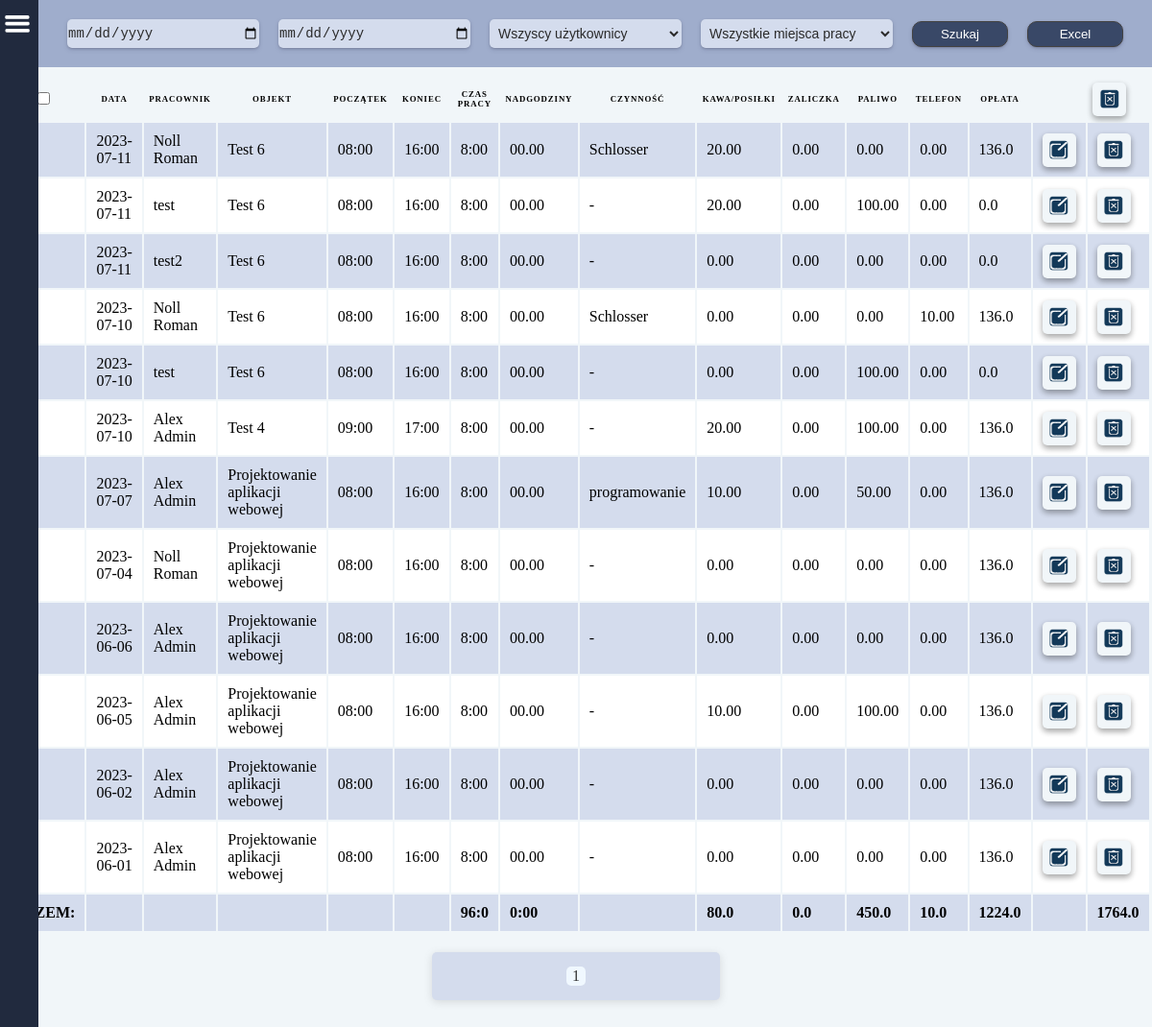
Page /raports/ (signed in) on the committed database.
### main/models.py (models this page shows, shortened)
class Work(models.Model):
    date = models.CharField(
        null=False,
        default='00-00-00',
        max_length=8,
        verbose_name='Data',
    )
    username = models.CharField(
        null=True,
        max_length=125,
        verbose_name='Imię użytkownika',
    )
    timestart = models.CharField(
        null=False,
        default='00:00',
        max_length=5,
        verbose_name='Początek',
    )
    timefinish = models.CharField(
        null=False,
        default='00:00',
        max_length=5,
        verbose_name='Koniec',
    )
    diff_time = models.CharField(
        null=True,
        default='00:00',
        max_length=5,
        verbose_name='Czas pracy',
    )
    over_time = models.CharField(
        null=True,
        default='00:00',
        max_length=5,
        verbose_name='Nadgodziny',
    )
    sum_time_sec = models.FloatField(
        null=True,
        default=0.00,
        verbose_name='Czas pracy razem',
    )
    sum_over_time_sec = models.CharField(
        null=True,
        default='00:00',
        max_length=5,
        verbose_name='Nadgodziny',
    )
    work_object = models.CharField(
        null=True,
        max_length=100,
        verbose_name='Miejsce pracy',
    )
    work_type = models.CharField(
        null=True,
        max_length=100,
        verbose_name='Czynność',
    )
    coffee_food = models.CharField(
        null=True,
        max_length=100,
        verbose_name='Kawa/Posiłki',
    )
    fuel = models.CharField(
        null=True,
        max_length=100,
        verbose_name='Paliwo',
    )
    prepayment = models.CharField(
        null=True,
        max_length=100,
        verbose_name='Zaliczka',
    )
    phone_costs = models.CharField(
        null=True,
        max_length=100,
        verbose_name='Telefon',
    )
    payment = models.CharField(
        null=True,
        default=0.00,
        max_length=100,
        verbose_name='Kwota',
    )
    payment_hour = models.FloatField(
        default=0,
        verbose_name='Stawka za godzinę',
    )
    user = models.ManyToManyField(
        CustomUser,
    )
    work_objects = models.ManyToManyField(
        'WorkObject'
    )

### main/views.py (the view, shortened to what this page needs)
# urls.py: path('raports/', raports, name='raports'),
def raports(request):
    if request.user.is_superuser:
        works = Work.objects.prefetch_related(Prefetch('user')).order_by('-date')
        work_objects = WorkObject.objects.all()
    else:
        works = Work.objects.prefetch_related(Prefetch('user')).filter(user=request.user).order_by('-date')
        work_objects = WorkObject.objects.filter(user=request.user)
    users = CustomUser.objects.all().values('id', 'username')
    if request.user.is_superuser:
        total_coffee_food = Work.objects.all().aggregate(total_coffee_food=Sum('coffee_food'))['total_coffee_food']
        total_fuel = Work.objects.all().aggregate(total_fuel=Sum('fuel'))['total_fuel']
        total_prepayment = Work.objects.all().aggregate(total_prepayment=Sum('prepayment'))['total_prepayment']
        total_phone_costs = Work.objects.all().aggregate(total_phone_costs=Sum('phone_costs'))['total_phone_costs']
        total_payment = Work.objects.all().aggregate(total_payment=Sum('payment'))['total_payment']
        total_sum_time_sec = Work.objects.all().aggregate(total_sum_time_sec=Sum('sum_time_sec'))['total_sum_time_sec']
        total_sum_over_time_sec = Work.objects.all().aggregate(total_sum_over_time_sec=Sum('sum_over_time_sec'))['total_sum_over_time_sec']
        if total_sum_time_sec:
            total_hours = total_sum_time_sec // 3600
            total_sec = total_sum_time_sec % 3600
            total_min = total_sec // 60
            total_work_time = f'{int(total_hours)}:{int(total_min)}'
        else:
            total_work_time = '0:00'
        if total_sum_over_time_sec:
            total_hours = total_sum_over_time_sec // 3600
            total_sec = total_sum_over_time_sec % 3600
            total_min = total_sec // 60
            if total_min < 10 or total_min == 0.0:
                total_work_over_time = f'{int(total_hours)}:0{int(total_min)}'
            else:
                total_work_over_time = f'{int(total_hours)}:{int(total_min)}'
        else:
            total_work_over_time = '0:00'
    paginator = Paginator(works, 35)
    page_number = request.GET.get('page')
    page_obj = paginator.get_page(page_number)
    works = Work.objects.values_list('username')
    users_list = set()
    users_list = {wo[0] for wo in works}
    if any(element is not None for element in [total_payment, total_phone_costs, total_fuel, total_coffee_food]):
        total = total_payment + total_phone_costs + total_fuel + total_coffee_food
    else:
        total = '0:00'
        total_payment = '0:00'
        total_phone_costs = '0:00'
        total_fuel = '0:00'
        total_coffee_food = '0:00'
    context = {
        'works': works,
        'users': users,
        'work_objects': work_objects,
        'total_coffee_food': total_coffee_food,
        'total_fuel': total_fuel,
        'total_prepayment': total_prepayment,
        'total_phone_costs': total_phone_costs,
        'total_payment': total_payment,
        'total_work_time': total_work_time,
        'total_work_over_time': total_work_over_time,
        'page_obj': page_obj,
        'users_list': users_list,
        'total': total,
    }
    return render(request, 'raports.html', context)

### main/models.py (called while the page is built)
    def __str__(self):
        return str(self.id)

### main/templatetags/vacation_requests.py (called while the page is built)
@register.simple_tag
def request_quantity():
    reqs = VacationRequest.objects.all().order_by('-v_request__id')
    count = 0
    for r in reqs:
        if r.v_request.consideration is True:
            count += 1
    return count

### main/templates/raports.html (shortened to what this page needs)
{% extends 'base.html' %}
{% load static %}
    {% block content %}
    <div class="page-container">
        <div class="filter-container">
            <form method="POST" id="formRaport">
                <input class="input_" name="sorted_from" id="datetimepicker" type="date" value="date">
                <input class="input_" name="sorted_to" id="datetimepicker" type="date" value="date">
                {% if request.user.is_superuser %}
                    <select class="input_"  name="user" placeholder="Pracownicy">
                        <option value="">Wszyscy użytkownicy</option>
                    </select>
                {% else %}
                    <select class="input_"  name="user" placeholder="Pracownik">
                        <option value="{{user.username}}">{{user.username}}</option>
                    </select>
                {% endif %}
                <select class="input_"  name="work_object">
                    <option value="">Wszystkie miejsca pracy</option>
                </select>
                <button class="btn" type="submit" id="searchRaport"><p class="btn-title">Szukaj</p></button>
                <button class="btn" id="excelRaport" onclick="excel(event)">
                    <p class="btn-title">Excel</p>
                </button>
            </form>
        </div>
        <div class="container">
            <table id="raportsTable">
                <form method="POST">
                <thead>
                    <tr>
                        <th>
                            <input type="checkbox" onclick="checkAll()">
                        </th>
                        <th>Data</th>
                        <th>Pracownik</th>
                        <th>Objekt</th>
                        <th>Początek</th>
                        <th>Koniec</th>
                        <th>Czas pracy</th>
                        <th>Nadgodziny</th>
                        <th>Czynność</th>
                        <th>Kawa/Posiłki</th>
                        <th>Zaliczka</th>
                        <th>Paliwo</th>
                        <th>Telefon</th>
                        <th>Opłata</th>
                        <th></th>
                        <th>
                            <div class="label_img">
                                <input type="image" src="{% static 'images/delete.png' %}" width="20" height="20">
                            </div>
                        </th>
                    </tr>
                </thead>
                {% for work in page_obj %}
                    <tr>
                        <td>
                        </td>
                        <td class="nch" data-label="Data">{{work.date}}</td>
                        <td data-label="Pracownik">{{work.username}}</td>
                        <td class="ch" data-label="Objekt">{{work.work_object}}</td>
                        <td class="nch" data-label="Początek">{{work.timestart}}</td>
                        <td class="ch" data-label="Koniec">{{work.timefinish}}</td>
                        <td class="nch" data-label="Czas pracy">{{work.diff_time}}</td>
                        <td class="ch" data-label="Nadgodziny">{{work.over_time}}</td>
                        {% if work.work_type %}
                            <td class="odd" data-label="Czynność">{{work.work_type}}</td>
                        {% else %}
                            <td class="odd" data-label="Czynność"> - </td>
                        {% endif %}
                        <td class="nch" data-label="Kawa/Posiłki">{{work.coffee_food}}</td>
                        <td class="ch" data-label="Zaliczka">{{work.prepayment}}</td>
                        <td class="nch" data-label="Paliwo">{{work.fuel}}</td>
                        <td class="ch" data-label="Telefon">{{work.phone_costs}}</td>
                        <td class="nch" data-label="Opłata">{{work.payment}}</td>
                            <td class="ch">
                                <a class="label_img" href="{% url 'update_user_work' work.pk %}" >
                                    <img src="{% static 'images/edit.png' %}" width="20" height="20">
                                </a>
                            </td>
                            <td class="nch">
                                <a class="label_img" href="{% url 'deleteUserWorkQuastion' work.pk %}">
                                    <img src="{% static 'images/delete.png' %}" width="20" height="20">
                                </a>
                            </td>
                    </tr>
                {% endfor %}
                    <tr>
                        <td class="total">
                            <b>RAZEM:</b>
                        </td>
                        <td class="total"></td>
                        <td class="total"></td>
                        <td class="total"></td>
                        <td class="total"></td>
                        <td class="total"></td>
                        <td data-label="Czas pracy">
                            <b>{{total_work_time}}</b>
                        </td>
                        <td data-label="Nadgodziny">
                            <b>{{total_work_over_time}}</b>
                        </td>
                        <td class="total"></td>
                        <td data-label="Kawa/Posiłki">
                            <b>{{total_coffee_food}}</b>
                        </td>
                        <td data-label="Zaliczka">
                            <b>{{total_prepayment}}</b>
                        </td>
                        <td data-label="Paliwo">
                            <b>{{total_fuel}}</b>
                        </td>
                        <td data-label="Telefon">
                            <b>{{total_phone_costs}}</b>
                        </td>
                        <td data-label="Opłata">
                            <b>{{total_payment}}</b>
                        </td>
                        <td></td>
                        <td data-label="RAZEM">
                            <b>{{ total }}</b>
                        </td>
                    </tr>
                </form>
            </table>
            <div class="pagination">
                <span class="step-links">
                    <span class="current-page"><p>{{ page_obj.number }}</p></span>
                </span>
            </div>
        </div>
    </div>
    {% endblock %}

### static/css/base.css (style rules this page uses)
:root { --btn-bg-color: #394867; --border: 1px solid #434242; --main-bg-color: #F1F6F9; --header-bg-color: #212A3E; --input-bg-color: #d4dced; --title-bg-color: #9fadcc; --text-color: white; --height: 100%; --width: 100%; }
.container { display: flex; flex-direction: column; padding: 8px; overflow-y: scroll; }
table tr { border: 1px solid #ddd; padding: .25em; }
table th, table td { padding: .625em; }
table th { font-size: .55em; letter-spacing: .1em; text-transform: uppercase; }
tr:nth-child(odd) td { background-color: #d4dced; }
tr:nth-child(even) td { background-color: white; }
.filter-container { display: flex; flex-direction: row; align-items: center; justify-content: center; width: 100vw; padding: 10px; margin-left: 40px; background-color: var(--title-bg-color); }
.page-container { display: flex; flex-direction: column; align-items: center; justify-content: center; height: 100%; background-color: var(--main-bg-color); }
.label_img { display: flex; justify-content: center; align-items: center; width: 35px; height: 35px; border-radius: 5px; background-color: var(--main-bg-color); box-shadow: rgba(0, 0, 0, 0.16) 0px 3px 6px, rgba(0, 0, 0, 0.23) 0px 3px 6px; cursor: pointer; }
.input_ { background-color: var(--input-bg-color); color: #2a2a2a; border-radius: 5px; border: transparent; width: 200px; height: 30px; font-size: 14px; margin: 10px; cursor: pointer; box-shadow: rgba(50, 50, 93, 0.25) 0px 2px 5px -1px, rgba(0, 0, 0, 0.3) 0px 1px 3px -1px; }
select { background-color: var(--input-bg-color); color: #2a2a2a; border-radius: 5px; border: transparent; width: 200px; height: 30px; font-size: 14px; padding-left: 5px; cursor: pointer; box-shadow: rgba(50, 50, 93, 0.25) 0px 2px 5px -1px, rgba(0, 0, 0, 0.3) 0px 1px 3px -1px; }
.btn { padding: 5px; margin: 10px; background-color: var(--btn-bg-color); border: var(--border); border-radius: 10px; cursor: pointer; width: 100px; box-shadow: rgba(50, 50, 93, 0.25) 0px 2px 5px -1px, rgba(0, 0, 0, 0.3) 0px 1px 3px -1px; }
a { color: var(--text-color); text-decoration: none; }
.btn-title { color: var(--text-color); text-decoration: none; text-align: center; }

### static/css/login.css (style rules this page uses)
* { margin: 0; padding: 0; }

### static/css/pagination.css (style rules this page uses)
.pagination { display: flex; justify-content: center; align-items: center; padding: 20px; }
.step-links { display: flex; justify-content: space-around; align-items: center; width: 300px; height: 50px; background-color: var(--input-bg-color); border-radius: 5px; box-shadow: rgba(99, 99, 99, 0.2) 0px 2px 8px 0px; }
.current-page { display: flex; justify-content: center; align-items: center; width: 20px; height: 20px; background-color: aliceblue; border-radius: 5px; }
.current-page p { color: #323234; }

### static/css/raports.css (style rules this page uses)
#formRaport { display: flex; align-items: center; justify-content: center; }

### rows in the picture
Work: date "2023-07-11", username "Noll Roman", work_object "Test 6", timestart "08:00", timefinish "16:00", diff_time "8:00", over_time "00.00", work_type "Schlosser", coffee_food "20.00", prepayment "0.00", fuel "0.00", phone_costs "0.00", payment "136.0"
Work: date "2023-07-11", username "test", work_object "Test 6", timestart "08:00", timefinish "16:00", diff_time "8:00", over_time "00.00", coffee_food "20.00", prepayment "0.00", fuel "100.00", phone_costs "0.00", payment "0.0"
Work: date "2023-07-11", username "test2", work_object "Test 6", timestart "08:00", timefinish "16:00", diff_time "8:00", over_time "00.00", coffee_food "0.00", prepayment "0.00", fuel "0.00", phone_costs "0.00", payment "0.0"
Work: date "2023-07-10", username "Noll Roman", work_object "Test 6", timestart "08:00", timefinish "16:00", diff_time "8:00", over_time "00.00", work_type "Schlosser", coffee_food "0.00", prepayment "0.00", fuel "0.00", phone_costs "10.00", payment "136.0"
Work: date "2023-07-10", username "test", work_object "Test 6", timestart "08:00", timefinish "16:00", diff_time "8:00", over_time "00.00", coffee_food "0.00", prepayment "0.00", fuel "100.00", phone_costs "0.00", payment "0.0"
Work: date "2023-07-10", username "Alex Admin", work_object "Test 4", timestart "09:00", timefinish "17:00", diff_time "8:00", over_time "00.00", coffee_food "20.00", prepayment "0.00", fuel "100.00", phone_costs "0.00", payment "136.0"
Work: date "2023-07-07", username "Alex Admin", work_object "Projektowanie aplikacji webowej", timestart "08:00", timefinish "16:00", diff_time "8:00", over_time "00.00", work_type "programowanie", coffee_food "10.00", prepayment "0.00", fuel "50.00", phone_costs "0.00", payment "136.0"
Work: date "2023-07-04", username "Noll Roman", work_object "Projektowanie aplikacji webowej", timestart "08:00", timefinish "16:00", diff_time "8:00", over_time "00.00", coffee_food "0.00", prepayment "0.00", fuel "0.00", phone_costs "0.00", payment "136.0"
Work: date "2023-06-06", username "Alex Admin", work_object "Projektowanie aplikacji webowej", timestart "08:00", timefinish "16:00", diff_time "8:00", over_time "00.00", coffee_food "0.00", prepayment "0.00", fuel "0.00", phone_costs "0.00", payment "136.0"
Work: date "2023-06-05", username "Alex Admin", work_object "Projektowanie aplikacji webowej", timestart "08:00", timefinish "16:00", diff_time "8:00", over_time "00.00", coffee_food "10.00", prepayment "0.00", fuel "100.00", phone_costs "0.00", payment "136.0"
Work: date "2023-06-02", username "Alex Admin", work_object "Projektowanie aplikacji webowej", timestart "08:00", timefinish "16:00", diff_time "8:00", over_time "00.00", coffee_food "0.00", prepayment "0.00", fuel "0.00", phone_costs "0.00", payment "136.0"
Work: date "2023-06-01", username "Alex Admin", work_object "Projektowanie aplikacji webowej", timestart "08:00", timefinish "16:00", diff_time "8:00", over_time "00.00", coffee_food "0.00", prepayment "0.00", fuel "0.00", phone_costs "0.00", payment "136.0"

### other values in the picture
{{ total_work_time }} "96:0"
{{ total_work_over_time }} "0:00"
{{ total_coffee_food }} "80.0"
{{ total_prepayment }} "0.0"
{{ total_fuel }} "450.0"
{{ total_phone_costs }} "10.0"
{{ total_payment }} "1224.0"
{{ total }} "1764.0"
{{ page_obj.number }} "1"
